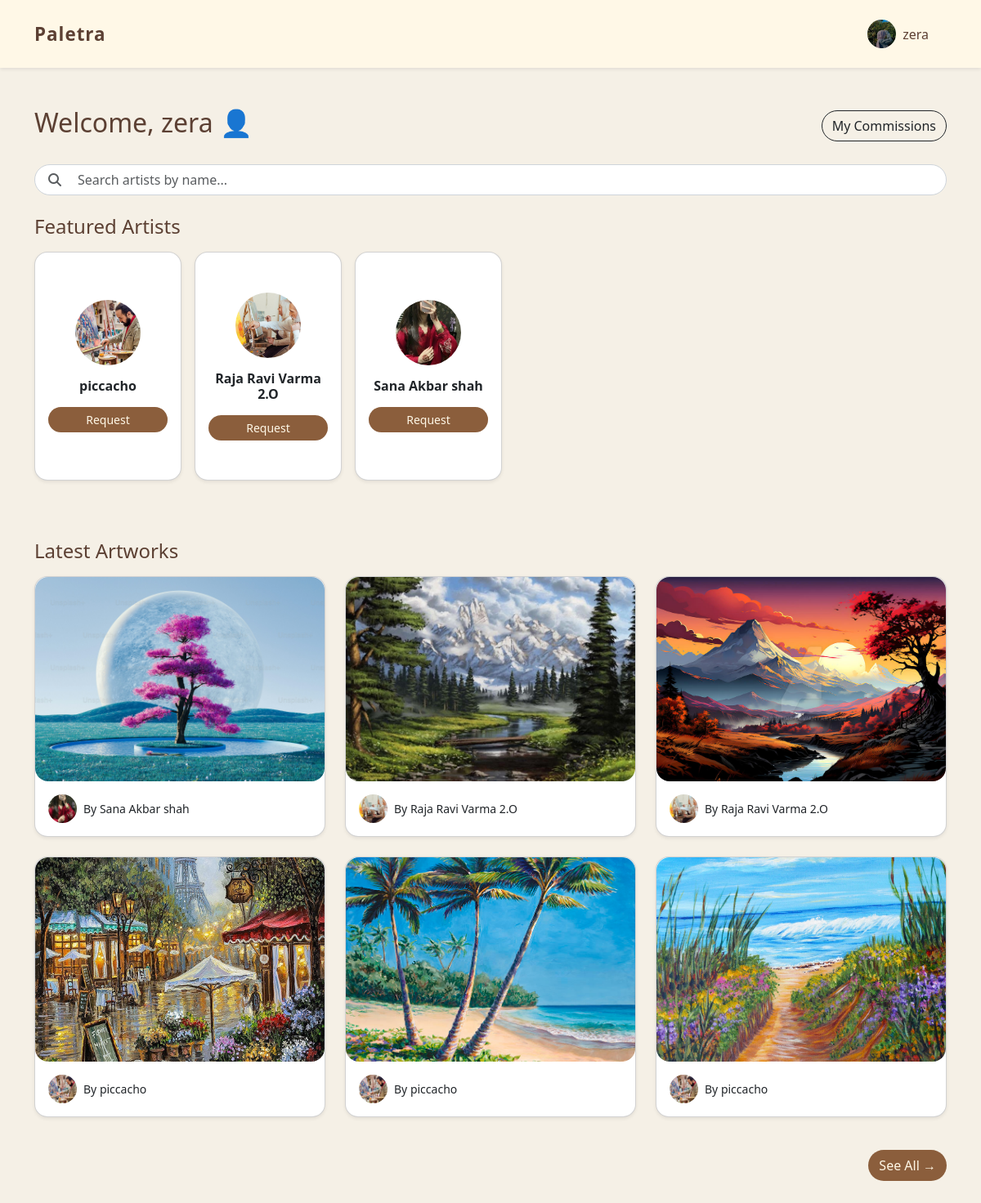
Page /client_dashboard/ (signed in) on the earlier database version.
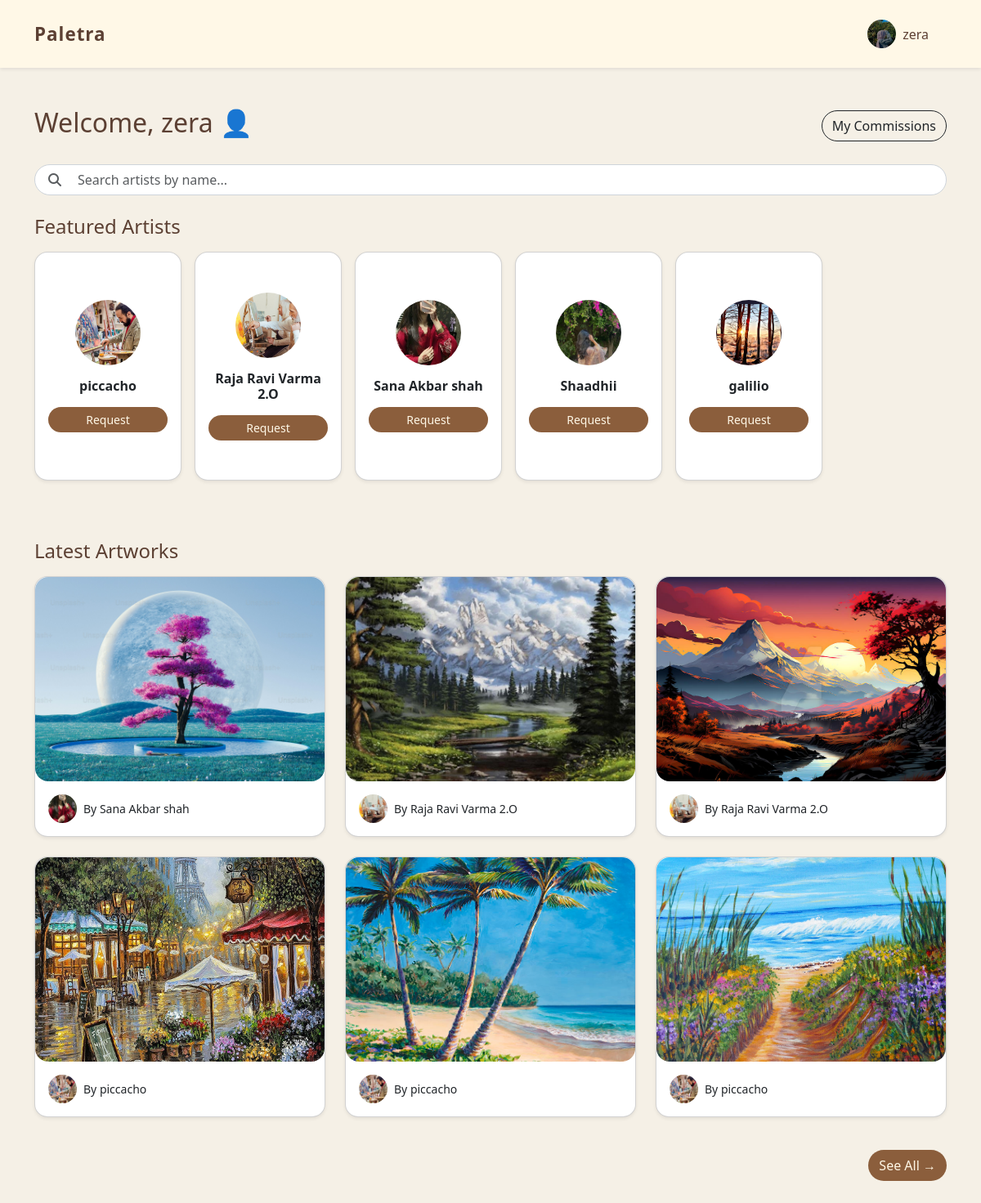
Same page on the later database version.
### core_app/models.py (models this page shows, shortened)
class User(AbstractUser):
    ROLE_CHOICES = [
        ('artist', 'Artist'),
        ('client', 'Client'),
    ]
    email = models.EmailField(unique=True)
    role = models.CharField(max_length=10, choices=ROLE_CHOICES)
    name = models.CharField(max_length=150, blank=True, null=True)
    bio = models.TextField(blank=True, null=True)
    profile_image = models.ImageField(upload_to='profiles/', blank=True, null=True)
    is_profile_complete = models.BooleanField(default=False)

class Artwork(models.Model):
    artist = models.ForeignKey(
        settings.AUTH_USER_MODEL,
        on_delete=models.CASCADE,
        related_name='artworks'
    )
    image = models.ImageField(upload_to='artworks/')
    created_at = models.DateTimeField(auto_now_add=True)

### core_app/views.py (the view)
# urls.py: path('client_dashboard/', views.client_dashboard, name='client_dashboard'),
@login_required
def client_dashboard(request):
    if request.user.role != 'client':
        return redirect('login')
    if not request.user.is_profile_complete:
        return redirect('complete_profile')
    search_query = request.GET.get('search', '')
    if search_query:
        featured_artists = User.objects.filter(
            role='artist',
            name__icontains=search_query
        )
    else:
        featured_artists = User.objects.filter(role='artist')
    artworks = Artwork.objects.all().order_by('-created_at')[:6]
    return render(
        request,
        'dashboards/client_dashboard.html',
        {
            'artworks': artworks,
            'featured_artists': featured_artists
        }
    )

### core_app/templates/dashboards/client_dashboard.html (shortened to what this page needs)
{% extends "masterss.html" %}
{% block content %}
<div class="container py-5">
    <div class="d-flex justify-content-between align-items-center mb-4">
        <h2 class="text-primary-color">
            Welcome, {{ request.user.name }} 👤
        </h2>
        <a href="{% url 'client_commissions' %}"
           class="btn btn-outline-dark rounded-pill">
            My Commissions
        </a>
    </div>
    <div class="mb-4">
        <div class="d-flex align-items-center px-3"
             style="border:1px solid #ced4da;border-radius:30px;background:#fff;">
            <i class="fas fa-search text-muted me-2"></i>
            <input type="text"
                   id="artistSearch"
                   class="form-control border-0 shadow-none"
                   placeholder="Search artists by name...">
        </div>
    </div>
    <h4 class="text-primary-color mb-3">Featured Artists</h4>
    <div class="d-flex flex-wrap mb-5" id="artistContainer">
        {% for artist in featured_artists %}
        <div class="artist-card mb-4 me-3" style="width:180px;">
            <div class="card shadow-sm rounded-4 p-3 text-center"
                 style="height:280px;display:flex;flex-direction:column;justify-content:center;">
                <div class="mb-3">
                    {% if artist.profile_image %}
                        <a href="{% url 'artist_profile' artist.id %}">
                            <img src="{{ artist.profile_image.url }}"
                                 class="rounded-circle"
                                 style="width:80px;height:80px;object-fit:cover;">
                        </a>
                    {% else %}
                        <a href="{% url 'artist_profile' artist.id %}">
                            <i class="fas fa-user fa-3x text-primary-color"></i>
                        </a>
                    {% endif %}
                </div>
                <h6 class="fw-semibold artist-name mb-2">
                    <a href="{% url 'artist_profile' artist.id %}"
                       class="text-decoration-none text-dark">
                        {{ artist.name }}
                    </a>
                </h6>
                <a href="{% url 'request_commission' artist.id %}"
                   class="btn btn-sm bg-primary-color text-cream rounded-pill mt-2">
                    Request
                </a>
            </div>
        </div>
        {% endfor %}
    </div>
    <h4 class="text-primary-color mb-3">Latest Artworks</h4>
    <div class="row">
        {% for artwork in artworks %}
        <div class="col-md-4 mb-4">
            <div class="card shadow-sm h-100 rounded-4">
                <img src="{{ artwork.image.url }}"
                     class="card-img-top rounded-4"
                     style="height:250px;object-fit:cover;">
                <div class="card-body d-flex align-items-center">
                    {% if artwork.artist.profile_image %}
                        <a href="{% url 'artist_profile' artwork.artist.id %}">
                            <img src="{{ artwork.artist.profile_image.url }}"
                                 class="rounded-circle me-2"
                                 style="width:35px; height:35px; object-fit:cover;">
                        </a>
                    {% else %}
                        <a href="{% url 'artist_profile' artwork.artist.id %}">
                            <i class="fas fa-user-circle fa-lg text-primary-color me-2"></i>
                        </a>
                    {% endif %}
                    <div>
                        <a href="{% url 'artist_profile' artwork.artist.id %}"
                           class="text-decoration-none text-dark small">
                            By {{ artwork.artist.name }}
                        </a>
                    </div>
                </div>
            </div>
        </div>
        {% empty %}
        <p>No artworks available yet.</p>
        {% endfor %}
    </div>
    <div class="text-end mt-3">
        <a href="{% url 'all_artworks' %}"
           class="btn bg-primary-color text-cream rounded-pill">
            See All →
        </a>
    </div>
</div>
{% endblock %}

Differences in the rows shown:
added User: profile_image (picture), name "Shaadhii"
added User: profile_image (picture), name "galilio"
